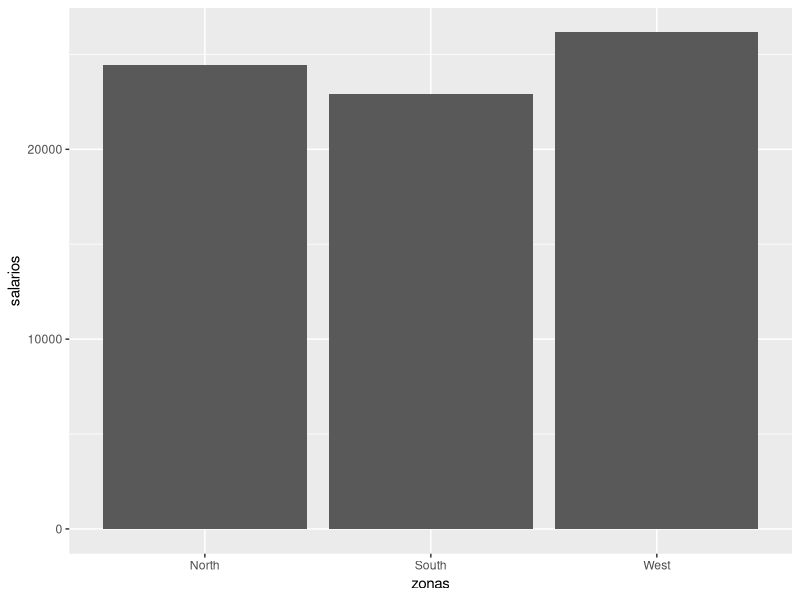

Write the R code that produced this figure.
library(readxl)
dat1 <- read_excel("Salario profesores US.xlsx", col_name = FALSE, sheet = 2)

library(tidyr)
dat2 <- separate(dat1, 1 ,c("Salary", "Spending","D2","D3"), sep = " ")
dat2$Salary <- as.numeric(gsub(",","",dat2$Salary))

modelo0 <- lm(Salary ~ 1, dat2)
summary(modelo0)
mean(dat2$Salary)
modelo1 <- lm(Salary ~ D2 + D3, dat2)
summary(modelo1)

salarios <- modelo1$coefficients
salarios <- as.data.frame(salarios)
salarios$zonas <- c("West","North","South")
salarios[2,1] = salarios[1,1]+salarios[2,1]
salarios[3,1] = salarios[1,1]+salarios[3,1]

library(ggplot2)
ggplot(salarios, aes(zonas, salarios)) + geom_bar(stat = "identity")

library(carData)
data("Salaries", package = "carData")

modelo2<- lm(salary ~ sex, data = Salaries)
summary(modelo2)

modelo00 <- lm(salary ~ 1, data = Salaries)
summary(modelo00)
